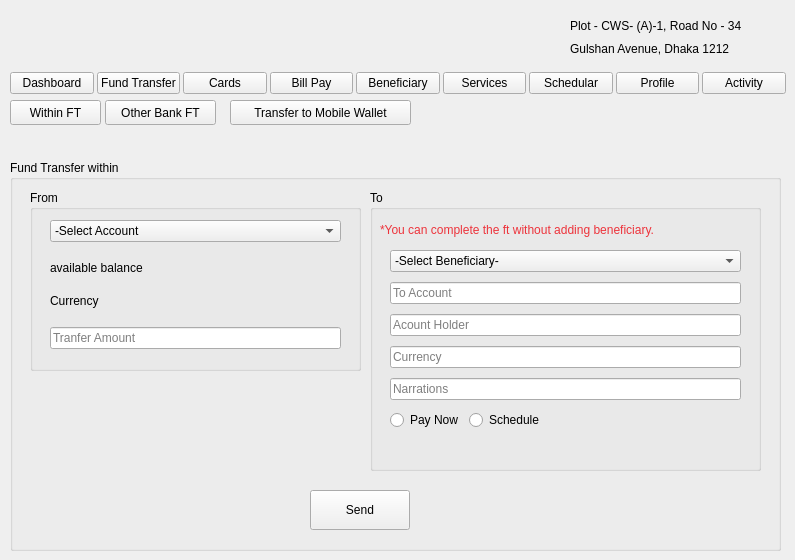
    <widget class="QWidget" name="ft_page">
     <widget class="QLabel" name="login_bank_logo_5">
      <property name="geometry">
       <rect>
        <x>30</x>
        <y>10</y>
        <width>181</width>
        <height>51</height>
       </rect>
      </property>
      <property name="text">
       <string/>
      </property>
      <property name="pixmap">
       <pixmap resource="resources.qrc">:/image/images/logo.jpeg</pixmap>
      </property>
     </widget>
     <widget class="QWidget" name="layoutWidget_3">
      <property name="geometry">
       <rect>
        <x>10</x>
        <y>70</y>
        <width>776</width>
        <height>27</height>
       </rect>
      </property>
      <layout class="QHBoxLayout" name="horizontalLayout_3">
       <property name="spacing">
        <number>3</number>
       </property>
       <property name="sizeConstraint">
        <enum>QLayout::SetMinimumSize</enum>
       </property>
       <item>
        <widget class="QPushButton" name="dashboard_button_2">
         <property name="sizePolicy">
          <sizepolicy hsizetype="Minimum" vsizetype="Fixed">
           <horstretch>0</horstretch>
           <verstretch>0</verstretch>
          </sizepolicy>
         </property>
         <property name="text">
          <string>Dashboard</string>
         </property>
        </widget>
       </item>
       <item>
        <widget class="QPushButton" name="fund_tranfer_button_2">
         <property name="sizePolicy">
          <sizepolicy hsizetype="Minimum" vsizetype="Fixed">
           <horstretch>0</horstretch>
           <verstretch>0</verstretch>
          </sizepolicy>
         </property>
         <property name="text">
          <string>Fund Transfer</string>
         </property>
        </widget>
       </item>
       <item>
        <widget class="QPushButton" name="cards_button_2">
         <property name="sizePolicy">
          <sizepolicy hsizetype="Minimum" vsizetype="Fixed">
           <horstretch>0</horstretch>
           <verstretch>0</verstretch>
          </sizepolicy>
         </property>
         <property name="text">
          <string>Cards</string>
         </property>
        </widget>
       </item>
       <item>
        <widget class="QPushButton" name="bill_pay_button_2">
         <property name="sizePolicy">
          <sizepolicy hsizetype="Minimum" vsizetype="Fixed">
           <horstretch>0</horstretch>
           <verstretch>0</verstretch>
          </sizepolicy>
         </property>
         <property name="text">
          <string>Bill Pay</string>
         </property>
        </widget>
       </item>
       <item>
        <widget class="QPushButton" name="beneficiary_button_2">
         <property name="sizePolicy">
          <sizepolicy hsizetype="Minimum" vsizetype="Fixed">
           <horstretch>0</horstretch>
           <verstretch>0</verstretch>
          </sizepolicy>
         </property>
         <property name="text">
          <string>Beneficiary</string>
         </property>
        </widget>
       </item>
       <item>
        <widget class="QPushButton" name="services_button_2">
         <property name="sizePolicy">
          <sizepolicy hsizetype="Minimum" vsizetype="Fixed">
           <horstretch>0</horstretch>
           <verstretch>0</verstretch>
          </sizepolicy>
         </property>
         <property name="text">
          <string>Services</string>
         </property>
        </widget>
       </item>
       <item>
        <widget class="QPushButton" name="home_schedular_button_2">
         <property name="sizePolicy">
          <sizepolicy hsizetype="Minimum" vsizetype="Fixed">
           <horstretch>0</horstretch>
           <verstretch>0</verstretch>
          </sizepolicy>
         </property>
         <property name="text">
          <string>Schedular</string>
         </property>
        </widget>
       </item>
       <item>
        <widget class="QPushButton" name="profile_button_2">
         <property name="sizePolicy">
          <sizepolicy hsizetype="Minimum" vsizetype="Fixed">
           <horstretch>0</horstretch>
           <verstretch>0</verstretch>
          </sizepolicy>
         </property>
         <property name="text">
          <string>Profile</string>
         </property>
        </widget>
       </item>
       <item>
        <widget class="QPushButton" name="activity_button_2">
         <property name="sizePolicy">
          <sizepolicy hsizetype="Minimum" vsizetype="Fixed">
           <horstretch>0</horstretch>
           <verstretch>0</verstretch>
          </sizepolicy>
         </property>
         <property name="text">
          <string>Activity</string>
         </property>
        </widget>
       </item>
      </layout>
     </widget>
     <widget class="QPushButton" name="home_statement_button_3">
      <property name="geometry">
       <rect>
        <x>105</x>
        <y>100</y>
        <width>111</width>
        <height>25</height>
       </rect>
      </property>
      <property name="text">
       <string>Other Bank FT</string>
      </property>
     </widget>
     <widget class="QLabel" name="login_support_number_5">
      <property name="geometry">
       <rect>
        <x>380</x>
        <y>10</y>
        <width>81</width>
        <height>51</height>
       </rect>
      </property>
      <property name="text">
       <string/>
      </property>
     </widget>
     <widget class="QPushButton" name="home_statement_button_4">
      <property name="geometry">
       <rect>
        <x>230</x>
        <y>100</y>
        <width>181</width>
        <height>25</height>
       </rect>
      </property>
      <property name="text">
       <string>Transfer to Mobile Wallet</string>
      </property>
     </widget>
     <widget class="QPushButton" name="home_statement_button_2">
      <property name="geometry">
       <rect>
        <x>10</x>
        <y>100</y>
        <width>91</width>
        <height>25</height>
       </rect>
      </property>
      <property name="text">
       <string>Within FT</string>
      </property>
     </widget>
     <widget class="QLabel" name="login_address_label2_5">
      <property name="geometry">
       <rect>
        <x>570</x>
        <y>40</y>
        <width>209</width>
        <height>17</height>
       </rect>
      </property>
      <property name="text">
       <string>Gulshan Avenue, Dhaka 1212</string>
      </property>
     </widget>
     <widget class="QLabel" name="login_address_label1_5">
      <property name="geometry">
       <rect>
        <x>570</x>
        <y>17</y>
        <width>209</width>
        <height>17</height>
       </rect>
      </property>
      <property name="text">
       <string>Plot - CWS- (A)-1, Road No - 34 </string>
      </property>
     </widget>
     <widget class="QLabel" name="login_support_logo_5">
      <property name="geometry">
       <rect>
        <x>330</x>
        <y>10</y>
        <width>51</width>
        <height>51</height>
       </rect>
      </property>
      <property name="text">
       <string/>
      </property>
      <property name="pixmap">
       <pixmap resource="resources.qrc">:/image/images/support_icon.jpeg</pixmap>
      </property>
      <property name="scaledContents">
       <bool>true</bool>
      </property>
     </widget>
     <widget class="QGroupBox" name="ft_box">
      <property name="geometry">
       <rect>
        <x>10</x>
        <y>160</y>
        <width>771</width>
        <height>391</height>
       </rect>
      </property>
      <property name="title">
       <string>Fund Transfer within</string>
      </property>
      <widget class="QGroupBox" name="ft_from_box">
       <property name="geometry">
        <rect>
         <x>20</x>
         <y>30</y>
         <width>331</width>
         <height>181</height>
        </rect>
       </property>
       <property name="title">
        <string>From</string>
       </property>
       <widget class="QWidget" name="layoutWidget">
        <property name="geometry">
         <rect>
          <x>20</x>
          <y>30</y>
          <width>291</width>
          <height>143</height>
         </rect>
        </property>
        <layout class="QFormLayout" name="ft_from_layout">
         <property name="verticalSpacing">
          <number>19</number>
         </property>
         <item row="0" column="0" colspan="2">
          <widget class="QComboBox" name="ft_from_account_type">
           <item>
            <property name="text">
             <string>-Select Account</string>
            </property>
           </item>
          </widget>
         </item>
         <item row="1" column="0" colspan="2">
          <widget class="QLabel" name="ft_from_balance">
           <property name="text">
            <string>available balance</string>
           </property>
          </widget>
         </item>
         <item row="2" column="0" colspan="2">
          <widget class="QLabel" name="ft_from_currency">
           <property name="text">
            <string>Currency</string>
           </property>
          </widget>
         </item>
         <item row="3" column="0" colspan="2">
          <widget class="QLineEdit" name="ft_from_transfer_amount">
           <property name="placeholderText">
            <string>Tranfer Amount</string>
           </property>
          </widget>
         </item>
        </layout>
       </widget>
      </widget>
      <widget class="QGroupBox" name="ft_to_box">
       <property name="geometry">
        <rect>
         <x>360</x>
         <y>30</y>
         <width>391</width>
         <height>281</height>
        </rect>
       </property>
       <property name="title">
        <string>To</string>
       </property>
       <widget class="QLabel" name="ft_to_notice_label">
        <property name="geometry">
         <rect>
          <x>10</x>
          <y>30</y>
          <width>371</width>
          <height>20</height>
         </rect>
        </property>
        <property name="text">
         <string>&lt;html&gt;&lt;head/&gt;&lt;body&gt;&lt;p&gt;&lt;span style=&quot; color:#ed333b;&quot;&gt;*You can complete the ft without adding beneficiary.&lt;/span&gt;&lt;/p&gt;&lt;/body&gt;&lt;/html&gt;</string>
        </property>
       </widget>
       <widget class="QWidget" name="layoutWidget">
        <property name="geometry">
         <rect>
          <x>20</x>
          <y>60</y>
          <width>351</width>
          <height>201</height>
         </rect>
        </property>
        <layout class="QFormLayout" name="ft_to_layout">
         <property name="verticalSpacing">
          <number>10</number>
         </property>
         <item row="0" column="0" colspan="2">
          <widget class="QComboBox" name="ft_to_select_beneficiary">
           <item>
            <property name="text">
             <string>-Select Beneficiary-</string>
            </property>
           </item>
          </widget>
         </item>
         <item row="1" column="0" colspan="2">
          <widget class="QLineEdit" name="ft_to_account">
           <property name="placeholderText">
            <string>To Account</string>
           </property>
          </widget>
         </item>
         <item row="2" column="0" colspan="2">
          <widget class="QLineEdit" name="ft_to_ac_holder">
           <property name="placeholderText">
            <string>Acount Holder</string>
           </property>
          </widget>
         </item>
         <item row="3" column="0" colspan="2">
          <widget class="QLineEdit" name="ft_to_currency">
           <property name="placeholderText">
            <string>Currency</string>
           </property>
          </widget>
         </item>
         <item row="4" column="0" colspan="2">
          <widget class="QLineEdit" name="ft_to_narration">
           <property name="placeholderText">
            <string>Narrations</string>
           </property>
          </widget>
         </item>
         <item row="5" column="0">
          <widget class="QRadioButton" name="ft_to_pay_now_button">
           <property name="text">
            <string>Pay Now</string>
           </property>
          </widget>
         </item>
         <item row="5" column="1">
          <widget class="QRadioButton" name="ft_to_schedule_button">
           <property name="text">
            <string>Schedule</string>
           </property>
          </widget>
         </item>
        </layout>
       </widget>
      </widget>
      <widget class="QPushButton" name="ft_send_button">
       <property name="geometry">
        <rect>
         <x>300</x>
         <y>330</y>
         <width>100</width>
         <height>40</height>
        </rect>
       </property>
       <property name="text">
        <string>Send</string>
       </property>
      </widget>
     </widget>
    </widget>
